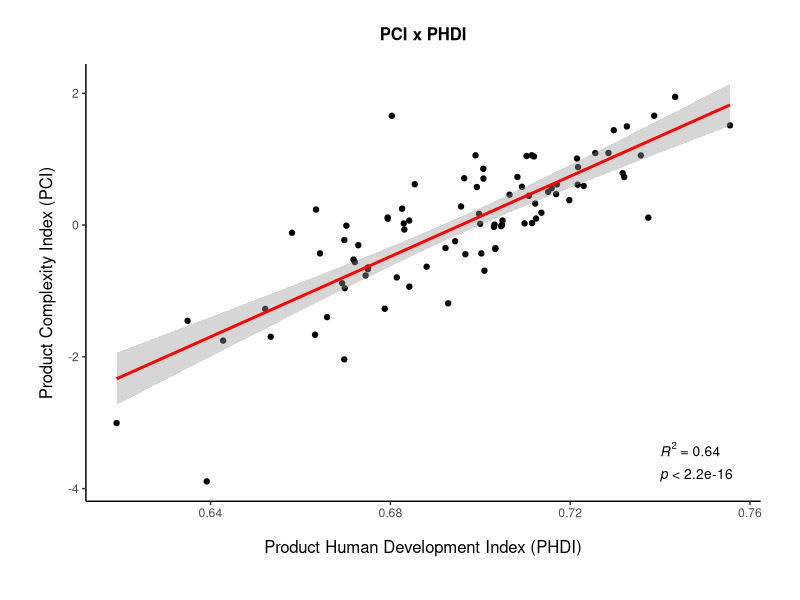
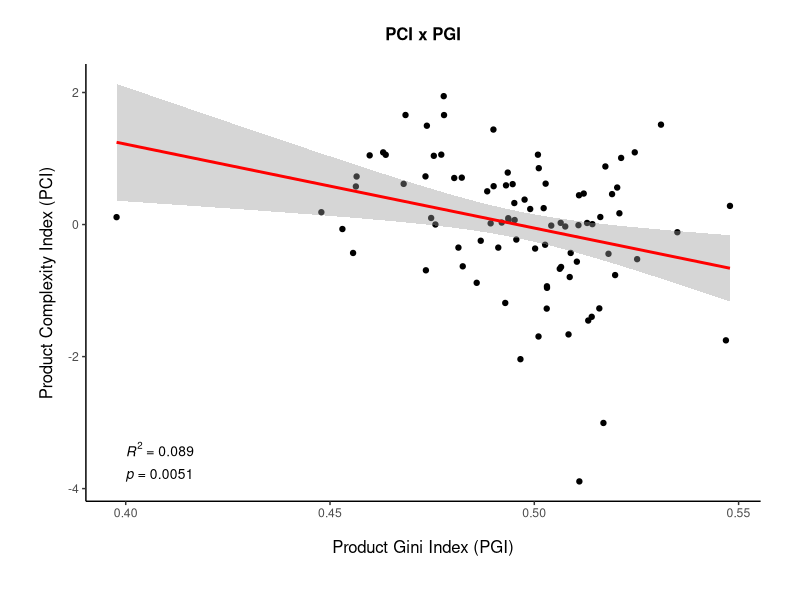
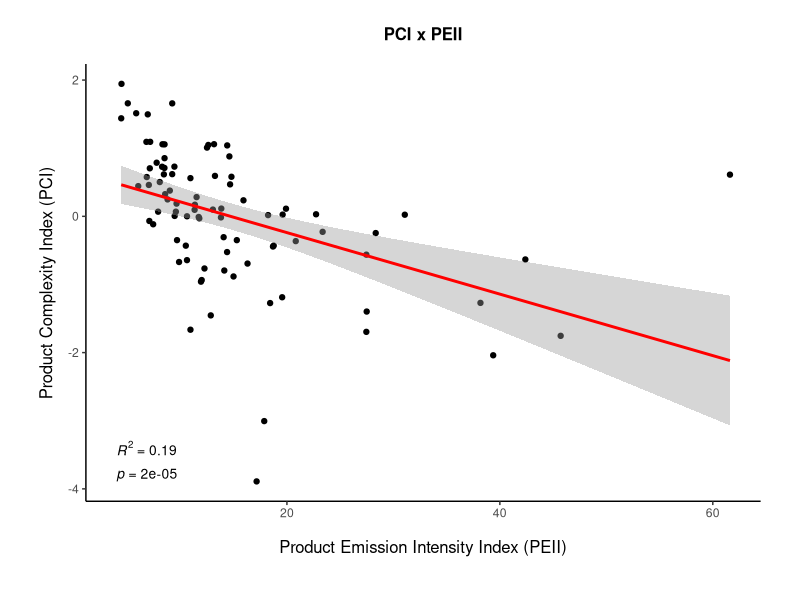
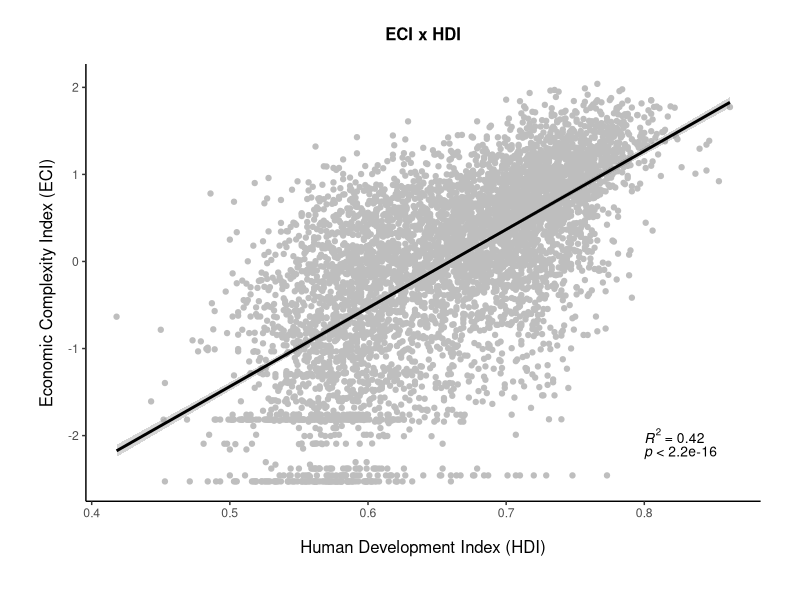
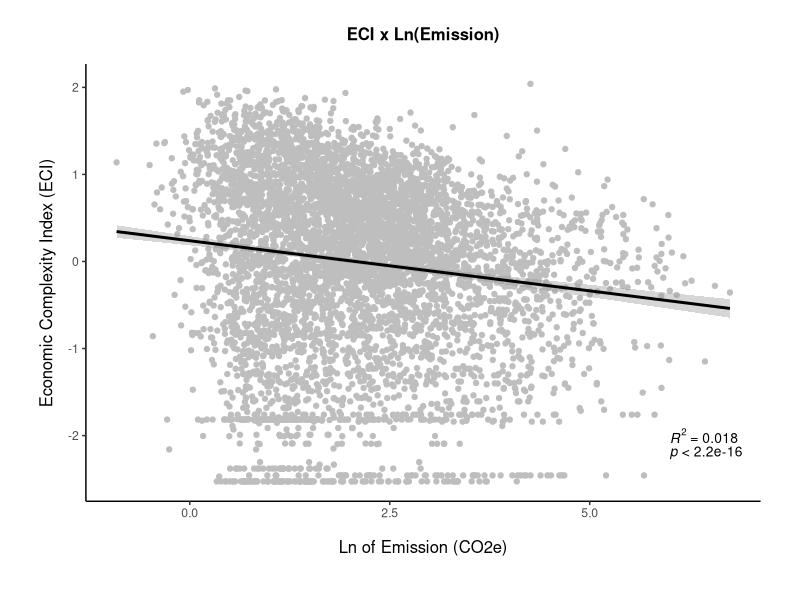
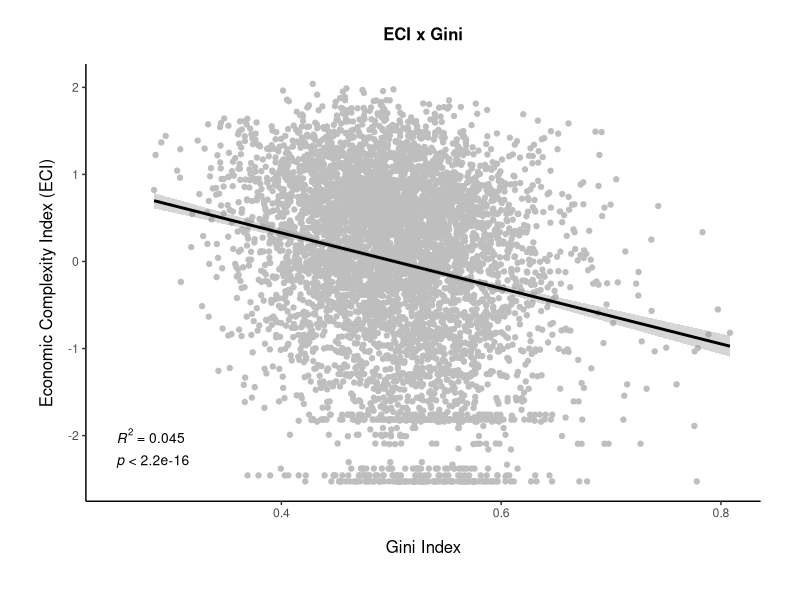

R code for these plots, in order:
# Avaliação dos Dados

# Definir o diretório
setwd('C:\\Users\\queir\\OneDrive\\Documents\\Mestrado\\Segundo Período\\MARU\\Trabalho Final\\ACP_atividades_mun')

# Carregar pacotes
library(openxlsx)
library(reshape2)
library(dplyr)
library(readstata13)
library(foreign)
library(haven)
library(tidyr)
library(tidyverse)
library(ggplot2)
library(ggpubr)

# Aqui plotaremos alguns gráficos para avaliar a relação entre os
# indicadores de complexidade e os demais. Faremos para os produtos
# (atividades CNAE) e para os municípios.

# Para as atividades:

# Carregar a base
tab_products <- read.xlsx('Products_index.xlsx')

# Gráfico PCI x PHDI  
tiff('PCIxPHDI.png', units="in", width=8, height=6, res=300)
ggplot(tab_products, aes(x=PHDI, y=PCI)) +
  geom_point(color='black')+
  geom_smooth(method=lm, color='red', formula = y ~ x) +
  xlab('Product Human Development Index (PHDI)') +
  ylab('Product Complexity Index (PCI)') +
  ggtitle('PCI x PHDI') +
  theme_classic() +
  theme(
    axis.title.x = element_text(color='black', size=12, vjust=-3),
    axis.title.y = element_text(color='black', size=12, vjust=3),
    plot.title = element_text(color='black', size=12, 
                              face='bold', hjust = 0.5,vjust=4),
    plot.margin=unit(c(1,1,1.5,1.2),"cm")) +
  stat_cor(aes(label = paste(..rr.label..)),
           size = 3.5, label.x = 0.74, label.y = -3.4) +
  stat_cor(aes(label = paste(..p.label..)),
           size = 3.5, label.x = 0.74, label.y = -3.8) 
dev.off()

# Gráfico PCI x PGI
tiff('PCIxPGI.png', units="in", width=8, height=6, res=300)
ggplot(tab_products, aes(x=PGI, y=PCI)) +
  geom_point(color='black')+
  geom_smooth(method=lm, color='red', formula = y ~ x) +
  xlab('Product Gini Index (PGI)') +
  ylab('Product Complexity Index (PCI)') +
  ggtitle('PCI x PGI') +
  theme_classic() +
  theme(
    axis.title.x = element_text(color='black', size=12, vjust=-3),
    axis.title.y = element_text(color='black', size=12, vjust=3),
    plot.title = element_text(color='black', size=12, 
                              face='bold', hjust = 0.5,vjust=4),
    plot.margin=unit(c(1,1,1.5,1.2),"cm")) +
  stat_cor(aes(label = paste(..rr.label..)),
           size = 3.5, label.x = 0.4, label.y = -3.4) +
  stat_cor(aes(label = paste(..p.label..)),
           size = 3.5, label.x = 0.4, label.y = -3.8) 
dev.off()

# Gráfico PCI x PEII
tiff('PCIxPEII.png', units="in", width=8, height=6, res=300)
ggplot(tab_products, aes(x=PEII, y=PCI)) +
  geom_point(color='black')+
  geom_smooth(method=lm, color='red', formula = y ~ x) +
  xlab('Product Emission Intensity Index (PEII)') +
  ylab('Product Complexity Index (PCI)') +
  ggtitle('PCI x PEII') +
  theme_classic() +
  theme(
    axis.title.x = element_text(color='black', size=12, vjust=-3),
    axis.title.y = element_text(color='black', size=12, vjust=3),
    plot.title = element_text(color='black', size=12, 
                              face='bold', hjust = 0.5,vjust=4),
    plot.margin=unit(c(1,1,1.5,1.2),"cm")) +
  stat_cor(aes(label = paste(..rr.label..)),
           size = 3.5, label.x = 4, label.y = -3.4) +
  stat_cor(aes(label = paste(..p.label..)),
           size = 3.5, label.x = 4, label.y = -3.8) 
dev.off()

# Para os Municípios:

# Carregar a base:
tab_mun <- read.xlsx('Muns_index.xlsx')

# Gráfico ECI x HDI
tiff('ECIxHDI.png', units="in", width=8, height=6, res=300)
ggplot(tab_mun, aes(x=IDH, y=ECI)) +
  geom_point(color='gray')+
  geom_smooth(method=lm, color='black', formula = y ~ x) +
  xlab('Human Development Index (HDI)') +
  ylab('Economic Complexity Index (ECI)') +
  ggtitle('ECI x HDI') +
  theme_classic() +
  theme(
    axis.title.x = element_text(color='black', size=12, vjust=-3),
    axis.title.y = element_text(color='black', size=12, vjust=3),
    plot.title = element_text(color='black', size=12, 
                              face='bold', hjust = 0.5,vjust=4),
    plot.margin=unit(c(1,1,1.5,1.2),"cm")) +
  stat_cor(aes(label = paste(..rr.label..)),
           size = 3.5, label.x = 0.8, label.y = -2) +
  stat_cor(aes(label = paste(..p.label..)),
           size = 3.5, label.x = 0.8, label.y = -2.2) 
dev.off()

# Gráfico ECI x Ln(Emission)
Emission_ln <- tab_mun %>% 
  mutate(ln_emission = log(E_pc)) 

tiff('ECIxEmission.png', units="in", width=8, height=6, res=300)
ggplot(Emission_ln, aes(x=ln_emission, y=ECI)) +
  geom_point(color='gray')+
  geom_smooth(method=lm, color='black', formula = y ~ x) +
  xlab('Ln of Emission (CO2e)') +
  ylab('Economic Complexity Index (ECI)') +
  ggtitle('ECI x Ln(Emission)') +
  theme_classic() +
  theme(
    axis.title.x = element_text(color='black', size=12, vjust=-3),
    axis.title.y = element_text(color='black', size=12, vjust=3),
    plot.title = element_text(color='black', size=12, 
                              face='bold', hjust = 0.5,vjust=4),
    plot.margin=unit(c(1,1,1.5,1.2),"cm")) +
  stat_cor(aes(label = paste(..rr.label..)),
           size = 3.5, label.x = 6, label.y = -2) +
  stat_cor(aes(label = paste(..p.label..)),
           size = 3.5, label.x = 6, label.y = -2.2) 
dev.off()

# Gráfico ECI x Gini
tiff('ECIxGINI.png', units="in", width=8, height=6, res=300)
ggplot(tab_mun, aes(x=GINI, y=ECI)) +
  geom_point(color='gray')+
  geom_smooth(method=lm, color='black', formula = y ~ x) +
  xlab('Gini Index') +
  ylab('Economic Complexity Index (ECI)') +
  ggtitle('ECI x Gini') +
  theme_classic() +
  theme(
    axis.title.x = element_text(color='black', size=12, vjust=-3),
    axis.title.y = element_text(color='black', size=12, vjust=3),
    plot.title = element_text(color='black', size=12, 
                              face='bold', hjust = 0.5,vjust=4),
    plot.margin=unit(c(1,1,1.5,1.2),"cm")) +
  stat_cor(aes(label = paste(..rr.label..)),
           size = 3.5, label.x = 0.25, label.y = -2) +
  stat_cor(aes(label = paste(..p.label..)),
           size = 3.5, label.x = 0.25, label.y = -2.3) 
dev.off()
